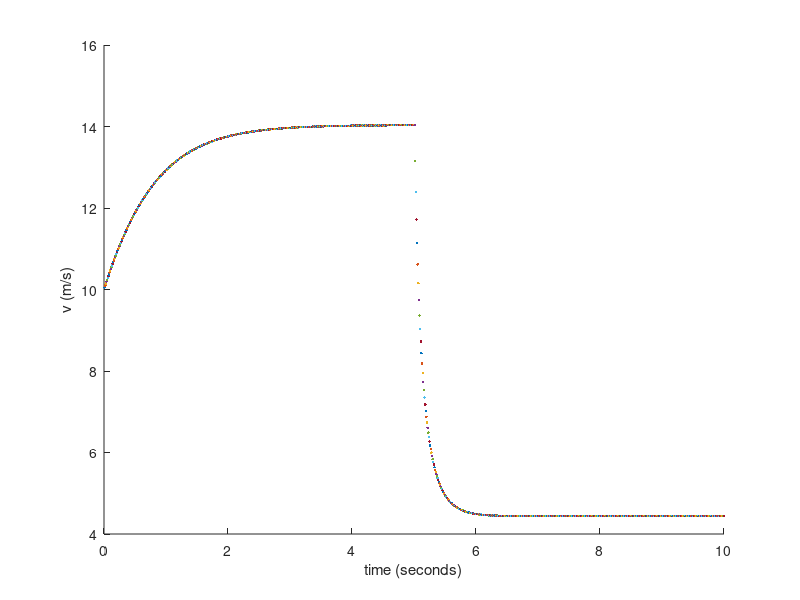

Write MATLAB code to recreate this figure.
% parachutist problem
% when upward drag force balances the downward weight component
% parachutist will be at terminal velocity and acceleration = 0.
% input the acceleration of gravity
% g is the acceleration of gravity and rho is the air density
g = 9.806;
rho = 1.225;
figure(1)
hold on
% enter lag time from jump to parachute opening (seconds)
opentime = 5.0;
% input mass of skydiver & pack (kg) 

m = 70;
% drag coefficient
% try no drag first
% lump all constants 
% k =1/2*air density * area*cd
cd = 1.75;
%
% input projected area
area = 3.25;
ki = 0.5*rho*area*cd;
k = ki;
% start clock for initial time at 0.00 seconds
ti = 0.0;
% try simulating for 10 seconds, we might have to raise this
% final time = 10.0 seconds
tf = 10;
% for first run use initial velocity = 0
% then try setting an initial velocity to represent
% parachutist jumping off a building or cliff prior
% to opening chute
vi = 10.0;
% time increment for computation intervals
% the smaller the computation interval the more accurate the output
% will be .05 secs
dt = 0.01;
% start the clock at t = initial time
t = ti;
% v = initial velocity at start (obviously)
v = vi;
delt = dt;
% let s start a computation loop for time = 0 to 10 seconds with computations at 0.05 s intervals
while(1)
    if t + dt > tf
delt = tf - t
    end
% next line is the ordinary differential equation presented in class
% just calling dv/dt = vprime
 vprime = g - (k./m)*v^2;
    v = v + vprime*delt
% just progressing along the timeline by delta t which is our step size
    t = t + delt;
    drawnow;
    plot(t,v)
    if t >=tf,break

    endif
    if t > opentime
      k = ki * 10
    endif
end
disp('velocity (m/s): ')
disp(v)
figure (1)
hold on
xlabel('time (seconds)'); ylabel('v (m/s)');
% run this script from the command window if you have to put in a value for the mass
hold off
pause();